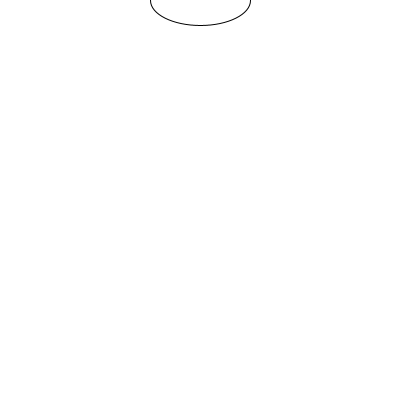
Frame 1 (no input)
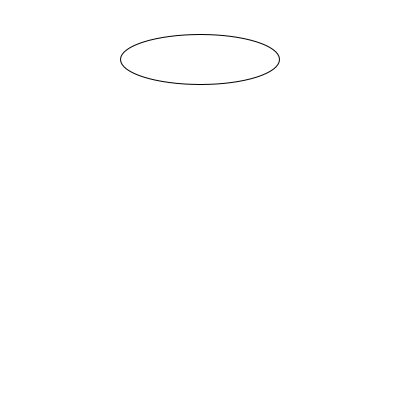
Frame 60 (the mouse pressed at the canvas centre just before this capture)
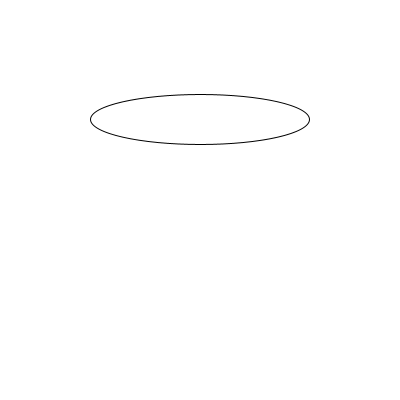
Frame 120 (the mouse held since frame 60 and released just before this capture)

The Processing sketch that drew these frames (run headless with seeded random() and noise(); from frame 60 on, the mouse is pressed at the canvas centre):

// Processing sketch: drawEllipse
// ── drawEllipse.pde
float w = 100;
float posY = 0;

void setup() {
  size(400, 400);
}

void draw() {
  background(255);
  //           Inputs
  //           x     y    w   h
  draw_ellipse(200, posY, w, 50);
  
  if (posY > width) {
    posY = 0;
  }
  
  posY++;
  w++;
}

// Crear función
void draw_ellipse(float x, float y, float w, float h) {
  println(w);
  ellipse(x, y, w, h);
}
